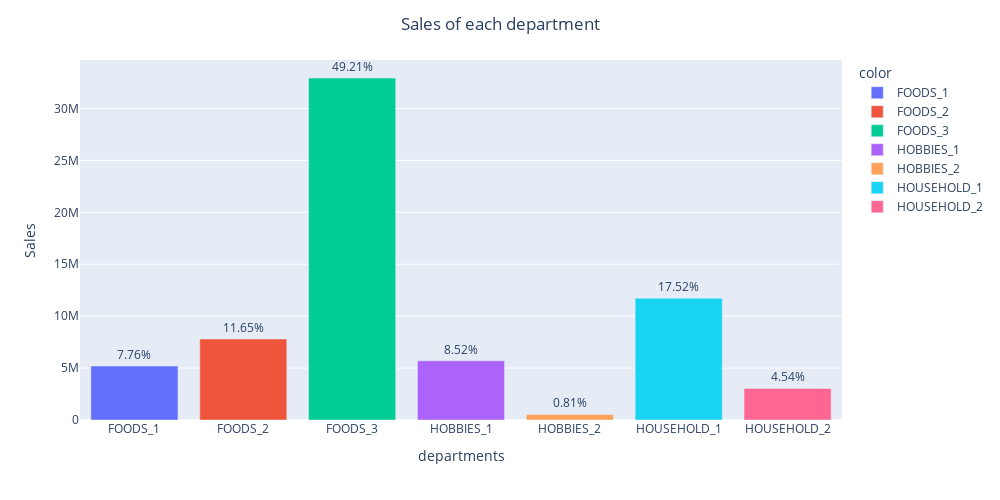

Write notebook code for a chart like this one.
### Code cell
# Total sales of products in different departments

bar_plots(sales, 'dept_id','department','departments','Sales')

### Figure 1 — Plotly figure (JSON) as saved in the notebook; plotly's stock layout.template omitted (floating-point values rounded to 4 significant figures)
{"data": [{"alignmentgroup": "True", "hovertemplate": "color=FOODS_1<br>x=%{x}<br>y=%{y}<br>text=%{text}<extra></extra>", "legendgroup": "FOODS_1", "marker": {"color": "#636efa", "pattern": {"shape": ""}}, "name": "FOODS_1", "offsetgroup": "FOODS_1", "orientation": "v", "showlegend": true, "text": ["7.76%"], "textposition": "outside", "type": "bar", "x": ["FOODS_1"], "xaxis": "x", "y": [5190400], "yaxis": "y"}, {"alignmentgroup": "True", "hovertemplate": "color=FOODS_2<br>x=%{x}<br>y=%{y}<br>text=%{text}<extra></extra>", "legendgroup": "FOODS_2", "marker": {"color": "#EF553B", "pattern": {"shape": ""}}, "name": "FOODS_2", "offsetgroup": "FOODS_2", "orientation": "v", "showlegend": true, "text": ["11.65%"], "textposition": "outside", "type": "bar", "x": ["FOODS_2"], "xaxis": "x", "y": [7795025], "yaxis": "y"}, {"alignmentgroup": "True", "hovertemplate": "color=FOODS_3<br>x=%{x}<br>y=%{y}<br>text=%{text}<extra></extra>", "legendgroup": "FOODS_3", "marker": {"color": "#00cc96", "pattern": {"shape": ""}}, "name": "FOODS_3", "offsetgroup": "FOODS_3", "orientation": "v", "showlegend": true, "text": ["49.21%"], "textposition": "outside", "type": "bar", "x": ["FOODS_3"], "xaxis": "x", "y": [32937002], "yaxis": "y"}, {"alignmentgroup": "True", "hovertemplate": "color=HOBBIES_1<br>x=%{x}<br>y=%{y}<br>text=%{text}<extra></extra>", "legendgroup": "HOBBIES_1", "marker": {"color": "#ab63fa", "pattern": {"shape": ""}}, "name": "HOBBIES_1", "offsetgroup": "HOBBIES_1", "orientation": "v", "showlegend": true, "text": ["8.52%"], "textposition": "outside", "type": "bar", "x": ["HOBBIES_1"], "xaxis": "x", "y": [5699014], "yaxis": "y"}, {"alignmentgroup": "True", "hovertemplate": "color=HOBBIES_2<br>x=%{x}<br>y=%{y}<br>text=%{text}<extra></extra>", "legendgroup": "HOBBIES_2", "marker": {"color": "#FFA15A", "pattern": {"shape": ""}}, "name": "HOBBIES_2", "offsetgroup": "HOBBIES_2", "orientation": "v", "showlegend": true, "text": ["0.81%"], "textposition": "outside", "type": "bar", "x": ["HOBBIES_2"], "xaxis": "x", "y": [541642], "yaxis": "y"}, {"alignmentgroup": "True", "hovertemplate": "color=HOUSEHOLD_1<br>x=%{x}<br>y=%{y}<br>text=%{text}<extra></extra>", "legendgroup": "HOUSEHOLD_1", "marker": {"color": "#19d3f3", "pattern": {"shape": ""}}, "name": "HOUSEHOLD_1", "offsetgroup": "HOUSEHOLD_1", "orientation": "v", "showlegend": true, "text": ["17.52%"], "textposition": "outside", "type": "bar", "x": ["HOUSEHOLD_1"], "xaxis": "x", "y": [11722853], "yaxis": "y"}, {"alignmentgroup": "True", "hovertemplate": "color=HOUSEHOLD_2<br>x=%{x}<br>y=%{y}<br>text=%{text}<extra></extra>", "legendgroup": "HOUSEHOLD_2", "marker": {"color": "#FF6692", "pattern": {"shape": ""}}, "name": "HOUSEHOLD_2", "offsetgroup": "HOUSEHOLD_2", "orientation": "v", "showlegend": true, "text": ["4.54%"], "textposition": "outside", "type": "bar", "x": ["HOUSEHOLD_2"], "xaxis": "x", "y": [3041237], "yaxis": "y"}], "layout": {"barmode": "relative", "height": 500, "legend": {"title": {"text": "color"}, "tracegroupgap": 0}, "margin": {"t": 60}, "title": {"text": "Sales of each department", "x": 0.5}, "width": 1000, "xaxis": {"anchor": "y", "domain": [0, 1], "title": {"text": "departments"}}, "yaxis": {"anchor": "x", "domain": [0, 1], "title": {"text": "Sales"}}}}
